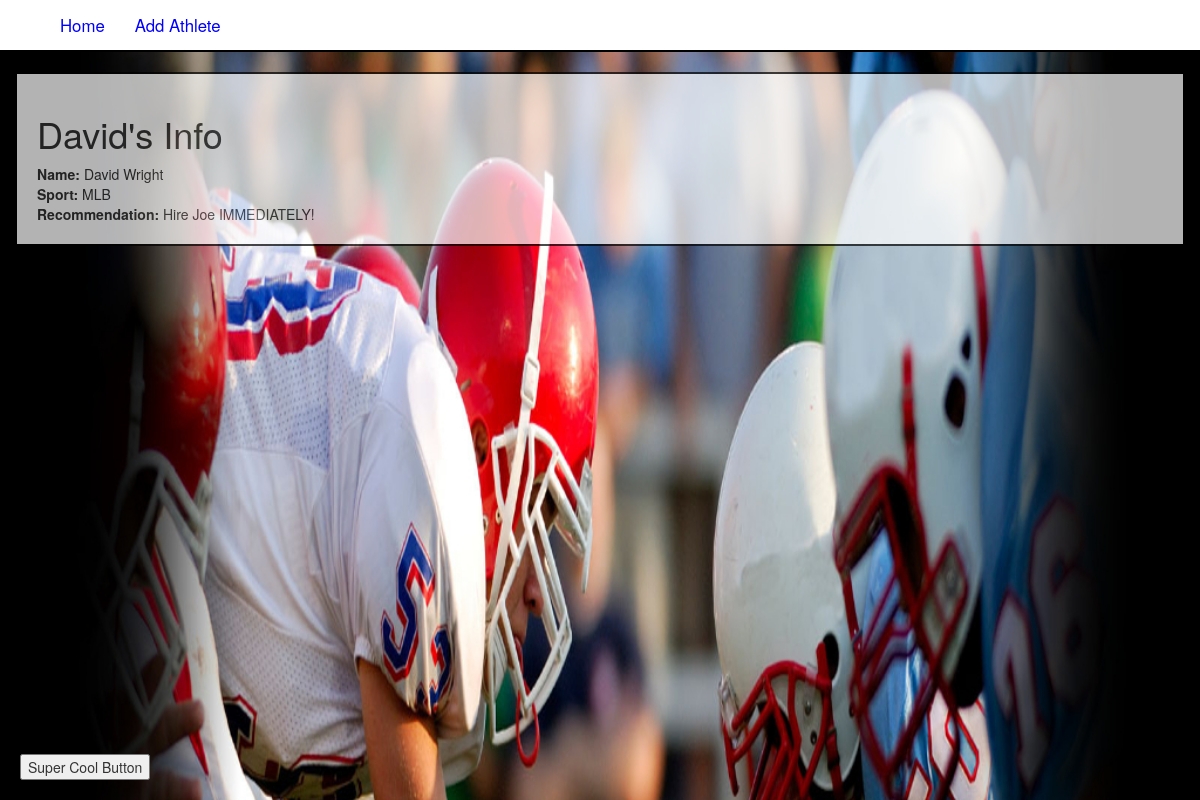
Screenshot of /crud/4/ with the database file from the repository.
### crud/models.py (models this page shows, shortened)
class Athlete(models.Model):
	RECOMMENDATIONS = (
		('a', 'Hire Joe IMMEDIATELY!'),
		('b', 'Hire Joe NOW!')
		)
	first_name = models.CharField(max_length=50)
	last_name = models.CharField(max_length=50)
	sport = models.CharField(max_length=50)
	recommendation = models.CharField(max_length=1, choices=RECOMMENDATIONS)

### crud/views.py (the view)
# urls.py: url(r'^(?P<athlete_id>\d+)/$', views.detail, name='detail'),
def detail(request, athlete_id):
	athlete = Athlete.objects.get(pk=athlete_id)
	template = loader.get_template('crud/detail.html')
	context = RequestContext(request, {
		'athlete' : athlete,
		})
	return HttpResponse(template.render(context))

### crud/templates/crud/detail.html (shortened to what this page needs)
{% extends 'crud/base.html' %}
{% block body_block %}
	<div class="block-container">
		<h1>{{ athlete.first_name }}'s Info</h1>
		<strong>Name: </strong>{{ athlete.first_name }} {{ athlete.last_name }}<br />
		<strong>Sport: </strong> {{ athlete.sport }}<br />
		<strong>Recommendation: </strong> {{ athlete.get_recommendation_display }}
	</div>
{% endblock %}

### crud/static/crud/style.css (style rules this page uses)
body { background-image: url('football.jpg'); background-repeat: no-repeat; background-size: cover; height: 100%; width: 100%; }
.block-container { background-color: white; border: 2px solid black; height: auto; opacity: 0.7; padding: 20px; width: auto; }

### rows the page displays
Athlete: first_name "David", last_name "Wright", sport "MLB", recommendation "Hire Joe IMMEDIATELY!"
